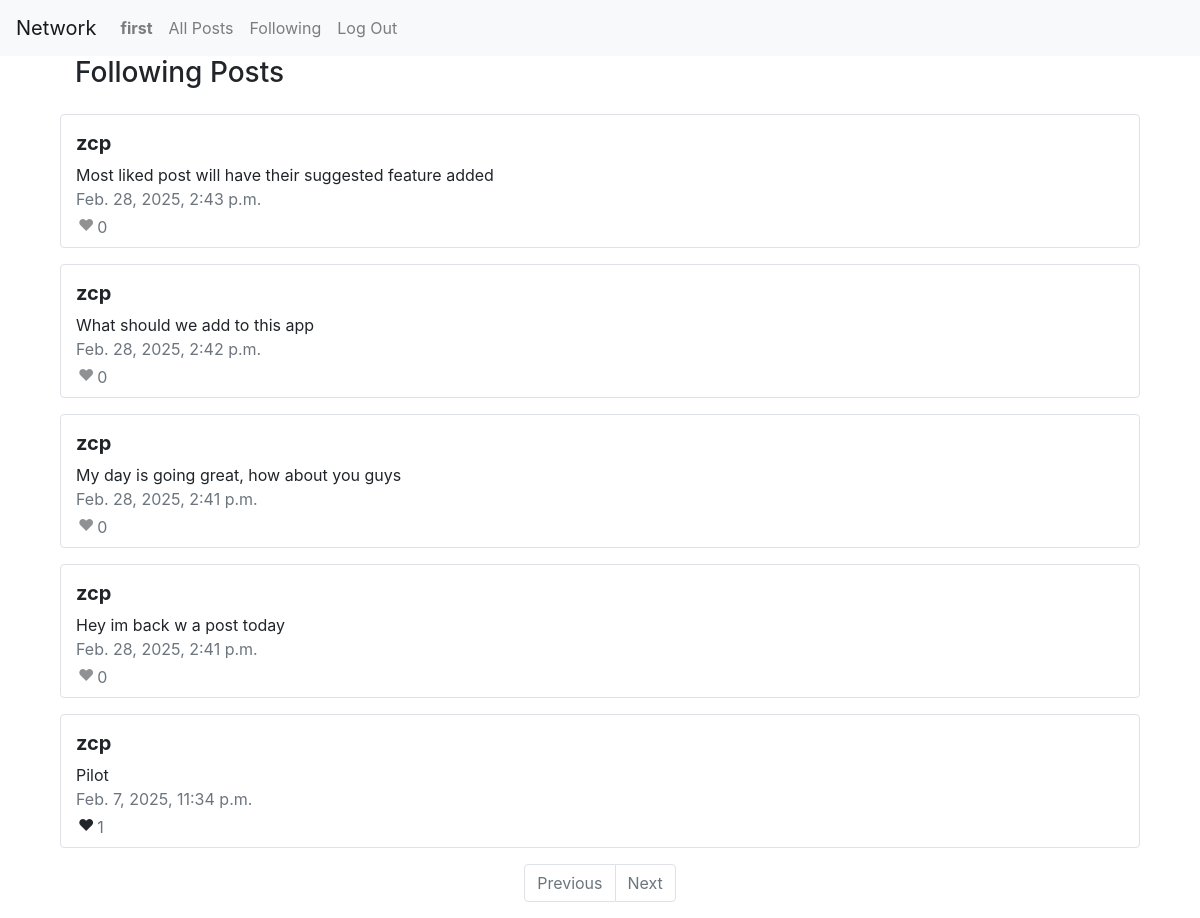
The page /following (signed in) on the database its author committed.
### network/models.py (models this page shows, shortened)
class User(AbstractUser):
    @property
    def posts_liked(self):
        return Like.objects.filter(liker=self).values_list("post_id", flat=True)

class Post(Model):
    body = TextField(max_length=2048)
    posted_by = ForeignKey(User, on_delete=CASCADE, related_name="posts")
    timestamp = DateTimeField(auto_now=True)
    def like_count(self):
        return self.likes.count()

### network/views.py (the view)
# urls.py: path("following", views.following, name="following")
@csrf_exempt
def following(request):
    posts = Post.objects.filter(posted_by__in=request.user.follows.values_list(
        'user_2', flat=True)).order_by('-timestamp')
    paginator = Paginator(posts, 10)
    page_number = request.GET.get('page')
    page_obj = paginator.get_page(page_number)
    if request.method == "POST":
        return like(request)
    context = {
        "posts": page_obj
    }
    return render(request, "network/following.html", context)

### network/templates/network/following.html (shortened to what this page needs)
{% extends "network/layout.html" %}
{% load static %}
{% block body %}
    <div class="container vh-100">
        <div class="row">
            <div class="col">
                <h3>Following Posts</h3>
            </div>
        </div>
        {% for post in posts %}
            <div class="row border rounded text-break mt-3">
                <div class="col mt-3 mb-1">
                    <h5 class="font-weight-bold">
                        <a href="{% url 'profile' post.posted_by %}" class="text-decoration-none text-reset">
                            {{ post.posted_by }}
                        </a>
                    </h5>
                    <div id="{{ post.id }}">{{ post.body }}</div>
                    <div class="text-secondary">{{ post.timestamp }}</div>
                    <table>
                        <tr>
                            <td>
                                {% if post.id in user.posts_liked %}
                                    <button data-post="{{ post.id }}" class="btn p-0 mb-1" type="button">
                                        &#x2764;
                                    </button>
                                {% else %}
                                    <button data-post="{{ post.id }}" class="btn p-0 mb-1 heart" type="button">
                                        &#x2764;
                                    </button>
                                {% endif %}
                            </td>
                            <td class="text-secondary" id="like_count">{{ post.like_count }}</td>
                        </tr>
                    </table>
                </div>
            </div>
        {% endfor %}
        <nav aria-label="Page navigation example">
            <ul class="pagination justify-content-center mt-3 pb-3">
                {% if posts.has_previous %}
                    <li class="page-item"><a class="page-link" href="?page={{ posts.previous_page_number }}">Previous</a></li>
                {% else %}
                    <li class="page-item disabled"><a class="page-link" href="">Previous</a></li>
                {% endif %}
                {% if posts.has_next %}
                    <li class="page-item"><a class="page-link" href="?page={{ posts.next_page_number }}">Next</a></li>
                {% else %}
                    <li class="page-item disabled"><a class="page-link" href="">Next</a></li>
                {% endif %}
            </ul>
        </nav>
    </div>
{% endblock %}

### network/templates/network/layout.html (shortened to what this page needs)
{% load static %}
<!DOCTYPE html>
<html lang="en">
    <head>
        <link rel="stylesheet" href="https://stackpath.bootstrapcdn.com/bootstrap/4.4.1/css/bootstrap.min.css">
        <link href="{% static 'network/styles.css' %}" rel="stylesheet">
    </head>
    <body>
        <nav class="navbar navbar-expand-lg navbar-light bg-light">
            <a class="navbar-brand" href="#">Network</a>
            <div>
                <ul class="navbar-nav mr-auto">
                    {% if user.is_authenticated %}
                        <li class="nav-item">
                            <a class="nav-link" href="#"><strong>{{ user.username }}</strong></a>
                        </li>
                    {% endif %}
                    <li class="nav-item">
                        <a class="nav-link" href="{% url 'index' %}">All Posts</a>
                    </li>
                    {% if user.is_authenticated %}
                        <li class="nav-item">
                            <a class="nav-link" href="{% url 'following' %}" id="following">Following</a>
                        </li>
                        <li class="nav-item">
                            <a class="nav-link" href="{% url 'logout' %}">Log Out</a>
                        </li>
                    {% endif %}
                </ul>
            </div>
        </nav>
        <div class="body">
            {% block body %}
            {% endblock %}
        </div>
    </body>
</html>

### network/static/network/styles.css (style rules this page uses)
.container { max-width: 90%; }
.heart { opacity: 0.5; }

### rows shown on the page
User: username "first"
Post: posted_by "zcp", body "Most liked post will have their suggested feature added", timestamp "Feb. 28, 2025, 2:43 p.m.", like_count "0"
Post: posted_by "zcp", body "What should we add to this app", timestamp "Feb. 28, 2025, 2:42 p.m.", like_count "0"
Post: posted_by "zcp", body "My day is going great, how about you guys", timestamp "Feb. 28, 2025, 2:41 p.m.", like_count "0"
Post: posted_by "zcp", body "Hey im back w a post today", timestamp "Feb. 28, 2025, 2:41 p.m.", like_count "0"
Post: posted_by "zcp", body "Pilot", timestamp "Feb. 7, 2025, 11:34 p.m.", like_count "1"
